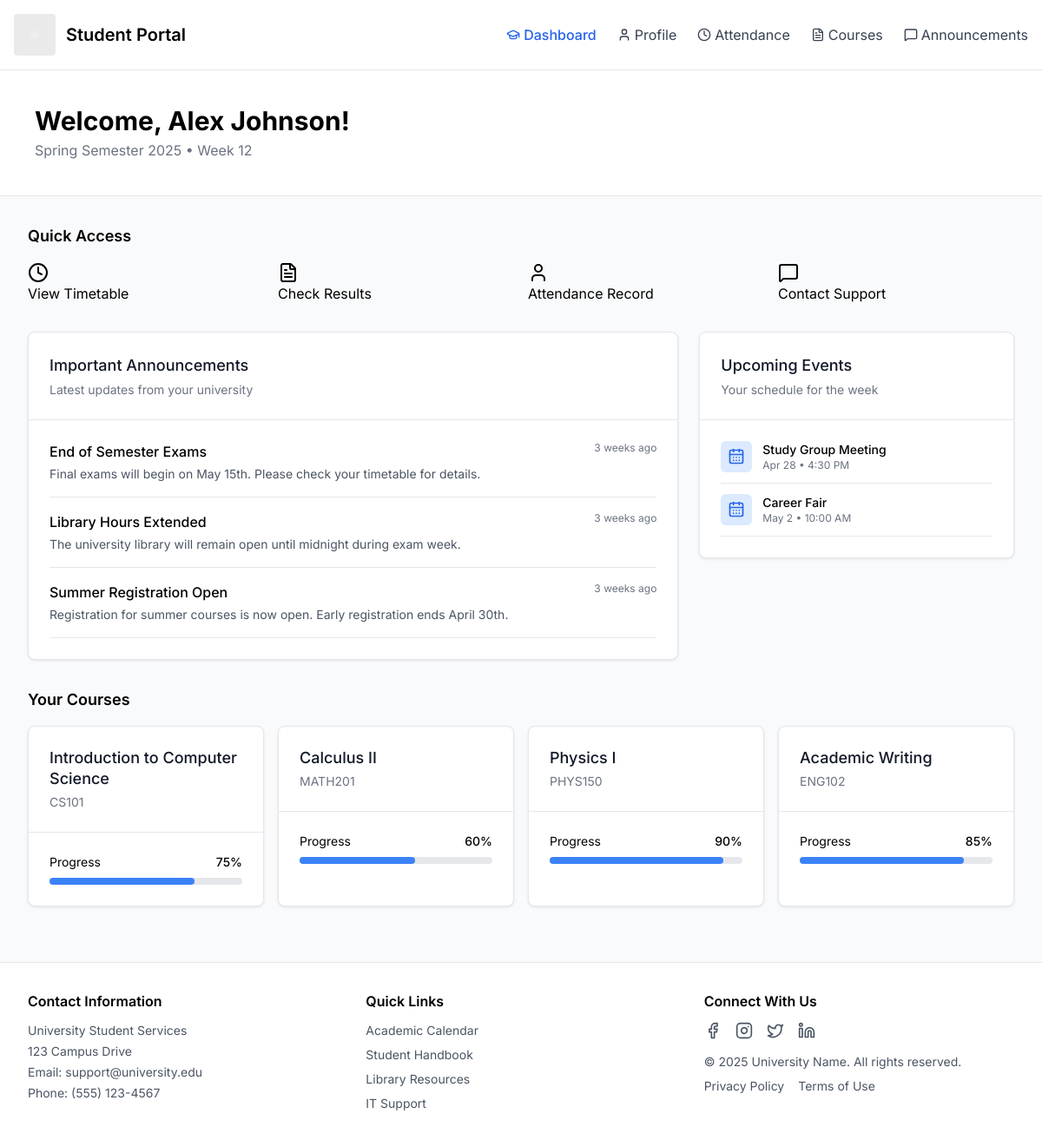
/index.php (signed in), run on the app's committed database.
### tables this page shows
CREATE TABLE IF NOT EXISTS students (
    id INT AUTO_INCREMENT PRIMARY KEY,
    student_id VARCHAR(20) NOT NULL UNIQUE,
    name VARCHAR(100) NOT NULL,
    email VARCHAR(100) NOT NULL,
    phone VARCHAR(20),
    date_of_birth DATE,
    address TEXT,
    program_id INT,
    enrollment_year VARCHAR(4),
    advisor_id INT,
    bio TEXT,
    profile_image VARCHAR(255),
    password VARCHAR(255) NOT NULL,
    created_at TIMESTAMP DEFAULT CURRENT_TIMESTAMP,
    updated_at TIMESTAMP DEFAULT CURRENT_TIMESTAMP ON UPDATE CURRENT_TIMESTAMP
);

CREATE TABLE IF NOT EXISTS announcements (
    id INT AUTO_INCREMENT PRIMARY KEY,
    title VARCHAR(255) NOT NULL,
    content TEXT NOT NULL,
    created_by INT,
    created_at TIMESTAMP DEFAULT CURRENT_TIMESTAMP,
    FOREIGN KEY (created_by) REFERENCES staff(id) ON DELETE SET NULL
);

CREATE TABLE IF NOT EXISTS events (
    id INT AUTO_INCREMENT PRIMARY KEY,
    title VARCHAR(255) NOT NULL,
    description TEXT,
    event_date DATE NOT NULL,
    event_time VARCHAR(50),
    location VARCHAR(255),
    created_by INT,
    created_at TIMESTAMP DEFAULT CURRENT_TIMESTAMP,
    FOREIGN KEY (created_by) REFERENCES staff(id) ON DELETE SET NULL
);

CREATE TABLE IF NOT EXISTS student_courses (
    id INT AUTO_INCREMENT PRIMARY KEY,
    student_id INT NOT NULL,
    course_id INT NOT NULL,
    semester VARCHAR(20),
    grade FLOAT,
    progress INT DEFAULT 0,
    created_at TIMESTAMP DEFAULT CURRENT_TIMESTAMP,
    FOREIGN KEY (student_id) REFERENCES students(id) ON DELETE CASCADE,
    FOREIGN KEY (course_id) REFERENCES courses(id) ON DELETE CASCADE
);

CREATE TABLE IF NOT EXISTS courses (
    id INT AUTO_INCREMENT PRIMARY KEY,
    code VARCHAR(20) NOT NULL UNIQUE,
    name VARCHAR(100) NOT NULL,
    description TEXT,
    credits INT,
    instructor_id INT,
    created_at TIMESTAMP DEFAULT CURRENT_TIMESTAMP
);

### index.php (the view, shortened to what this page needs)
<?php
require_once 'includes/header.php';
require_once 'config/database.php';
$student_id = $_SESSION['student_id'];
$stmt = $conn->prepare("SELECT * FROM students WHERE id = ?");
$stmt->bind_param("i", $student_id);
$stmt->execute();
$student = $stmt->get_result()->fetch_assoc();
$announcements_query = "SELECT * FROM announcements ORDER BY created_at DESC LIMIT 3";
$announcements_result = $conn->query($announcements_query);
$events_query = "
    SELECT e.*
    FROM events e
    JOIN student_events se ON e.id = se.event_id
    WHERE se.student_id = ? AND e.event_date >= CURDATE()
    ORDER BY e.event_date ASC
    LIMIT 4
";
$events_stmt = $conn->prepare($events_query);
$events_stmt->bind_param("i", $student_id);
$events_stmt->execute();
$events_result = $events_stmt->get_result();
$courses_query = "
    SELECT c.*, sc.progress
    FROM courses c
    JOIN student_courses sc ON c.id = sc.course_id
    WHERE sc.student_id = ?
";
$courses_stmt = $conn->prepare($courses_query);
$courses_stmt->bind_param("i", $student_id);
$courses_stmt->execute();
$courses_result = $courses_stmt->get_result();
?>
<header class="bg-white p-6 md:p-10 border-b">
    <div class="max-w-7xl mx-auto">
        <h1 class="text-2xl md:text-3xl font-bold">Welcome, <?php echo htmlspecialchars($student['name']); ?>!</h1>
        <p class="text-gray-500 mt-1">Spring Semester 2025 • Week 12</p>
    </div>
</header>
<main class="flex-1 p-4 md:p-8">
    <div class="max-w-7xl mx-auto space-y-8">
        <section>
            <h2 class="text-lg font-semibold mb-4">Quick Access</h2>
            <div class="grid grid-cols-2 md:grid-cols-4 gap-4">
                <a href="#" class="quick-access-button">
                    <i data-lucide="clock" class="h-6 w-6"></i>
                    <span>View Timetable</span>
                </a>
                <a href="#" class="quick-access-button">
                    <i data-lucide="file-text" class="h-6 w-6"></i>
                    <span>Check Results</span>
                </a>
                <a href="attendance.php" class="quick-access-button">
                    <i data-lucide="user" class="h-6 w-6"></i>
                    <span>Attendance Record</span>
                </a>
                <a href="#" class="quick-access-button">
                    <i data-lucide="message-square" class="h-6 w-6"></i>
                    <span>Contact Support</span>
                </a>
            </div>
        </section>
        <div class="grid md:grid-cols-3 gap-6">
            <section class="md:col-span-2">
                <div class="card">
                    <div class="card-header">
                        <h3 class="card-title">Important Announcements</h3>
                        <p class="card-description">Latest updates from your university</p>
                    </div>
                    <div class="card-content">
                        <div class="space-y-4">
                            <?php if ($announcements_result->num_rows > 0): ?>
                                <?php while ($announcement = $announcements_result->fetch_assoc()): ?>
                                    <div class="border-b pb-4 last:border-0 last:pb-0">
                                        <div class="flex justify-between items-start">
                                            <h3 class="font-medium"><?php echo htmlspecialchars($announcement['title']); ?></h3>
                                            <span class="text-xs text-gray-500">
                                                <?php
                                                    $date = new DateTime($announcement['created_at']);
                                                    $now = new DateTime();
                                                    $interval = $date->diff($now);
                                                    if ($interval->days == 0) {
                                                        echo "Today";
                                                    } elseif ($interval->days == 1) {
                                                        echo "Yesterday";
                                                    } elseif ($interval->days < 7) {
                                                        echo $interval->days . " days ago";
                                                    } elseif ($interval->days < 30) {
                                                        echo floor($interval->days / 7) . " weeks ago";
                                                    } else {
                                                        echo $date->format('M j, Y');
                                                    }
                                                ?>
                                            </span>
                                        </div>
                                        <p class="text-sm text-gray-600 mt-1"><?php echo htmlspecialchars($announcement['content']); ?></p>
                                    </div>
                                <?php endwhile; ?>
                            <?php else: ?>
                                <p class="text-gray-500">No announcements available.</p>
                            <?php endif; ?>
                        </div>
                    </div>
                </div>
            </section>
            <section>
                <div class="card">
                    <div class="card-header">
                        <h3 class="card-title">Upcoming Events</h3>
                        <p class="card-description">Your schedule for the week</p>
                    </div>
                    <div class="card-content">
                        <div class="space-y-3">
                            <?php if ($events_result->num_rows > 0): ?>
                                <?php while ($event = $events_result->fetch_assoc()): ?>
                                    <div class="flex items-start gap-3 border-b pb-3 last:border-0 last:pb-0">
                                        <div class="bg-blue-100 rounded-md p-2 text-blue-600">
                                            <i data-lucide="calendar-days" class="h-5 w-5"></i>
                                        </div>
                                        <div>
                                            <h4 class="font-medium text-sm"><?php echo htmlspecialchars($event['title']); ?></h4>
                                            <p class="text-xs text-gray-500">
                                                <?php
                                                    $event_date = new DateTime($event['event_date']);
                                                    $today = new DateTime('today');
                                                    $tomorrow = new DateTime('tomorrow');
                                                    if ($event_date->format('Y-m-d') === $today->format('Y-m-d')) {
                                                        echo "Today";
                                                    } elseif ($event_date->format('Y-m-d') === $tomorrow->format('Y-m-d')) {
                                                        echo "Tomorrow";
                                                    } else {
                                                        echo $event_date->format('M j');
                                                    }
                                                ?> • <?php echo htmlspecialchars($event['event_time']); ?>
                                            </p>
                                        </div>
                                    </div>
                                <?php endwhile; ?>
                            <?php else: ?>
                                <p class="text-gray-500">No upcoming events.</p>
                            <?php endif; ?>
                        </div>
                    </div>
                </div>
            </section>
        </div>
        <section>
            <h2 class="text-lg font-semibold mb-4">Your Courses</h2>
            <div class="grid md:grid-cols-2 lg:grid-cols-4 gap-4">
                <?php if ($courses_result->num_rows > 0): ?>
                    <?php while ($course = $courses_result->fetch_assoc()): ?>
                        <div class="card">
                            <div class="card-header pb-2">
                                <h3 class="card-title text-base"><?php echo htmlspecialchars($course['name']); ?></h3>
                                <p class="card-description"><?php echo htmlspecialchars($course['code']); ?></p>
                            </div>
                            <div class="card-content">
                                <div class="space-y-2">
                                    <div class="flex justify-between text-sm">
                                        <span>Progress</span>
                                        <span class="font-medium"><?php echo $course['progress']; ?>%</span>
                                    </div>
                                    <div class="progress-bar">
                                        <div class="progress-bar-fill bg-blue-500" style="width: <?php echo $course['progress']; ?>%"></div>
                                    </div>
                                </div>
                            </div>
                        </div>
                    <?php endwhile; ?>
                <?php else: ?>
                    <div class="col-span-full">
                        <p class="text-gray-500">No courses available.</p>
                    </div>
                <?php endif; ?>
            </div>
        </section>
    </div>
</main>
<?php
require_once 'includes/footer.php';
?>

### includes/header.php (style rules this page uses)
body { font-family: 'Inter', sans-serif; }
.card { background-color: white; border-radius: 0.5rem; border: 1px solid #e5e7eb; box-shadow: 0 1px 3px rgba(0, 0, 0, 0.1); overflow: hidden; }
.card-header { padding: 1.5rem; border-bottom: 1px solid #e5e7eb; }
.card-title { font-size: 1.125rem; font-weight: 500; color: #111827; }
.card-description { font-size: 0.875rem; color: #6b7280; margin-top: 0.25rem; }
.card-content { padding: 1.5rem; }
.progress-bar { width: 100%; height: 0.5rem; background-color: rgba(229, 231, 235, 1); border-radius: 9999px; }
.progress-bar-fill { height: 0.5rem; border-radius: 9999px; }

### data on the page
students: name "Alex Johnson"
announcements: title "End of Semester Exams", floor($interval->days/7) "3", content "Final exams will begin on May 15th. Please check your timetable for details."
announcements: title "Library Hours Extended", floor($interval->days/7) "3", content "The university library will remain open until midnight during exam week."
announcements: title "Summer Registration Open", floor($interval->days/7) "3", content "Registration for summer courses is now open. Early registration ends April 30th."
events: title "Study Group Meeting", event_date "Apr 28", event_time "4:30 PM"
events: title "Career Fair", event_date "May 2", event_time "10:00 AM"
student_courses: course.name "Introduction to Computer Science", course.code "CS101", progress "75"
student_courses: course.name "Calculus II", course.code "MATH201", progress "60"
student_courses: course.name "Physics I", course.code "PHYS150", progress "90"
student_courses: course.name "Academic Writing", course.code "ENG102", progress "85"
